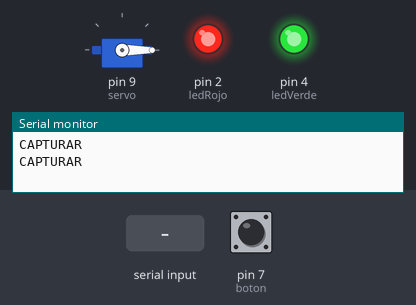
Bench run of a sketch on a simulated Arduino Uno, built with avr-gcc and run on an emulated ATmega328P. Parts: servo, output pins drawn as LEDs (lit = HIGH), the last lines printed to the serial monitor. The inputs (shaded band) are chosen by the test bench; at power-on: pin 7 (boton) HIGH.

Above: at 1.5 s.
1.6 s: "OPEN\n" received over Serial
At 2.6 s:
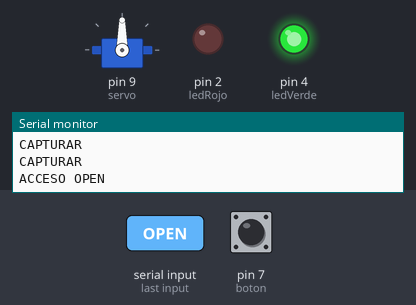
4.6 s: "DENY\n" received over Serial
At 8.0 s:
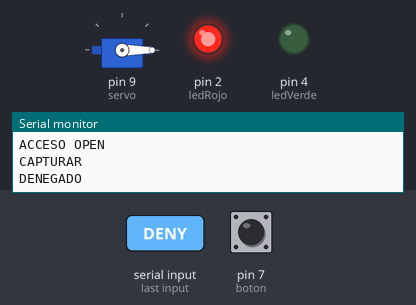
At 13.0 s:
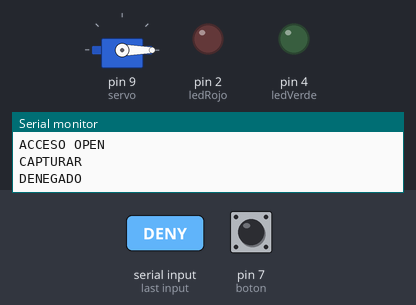
Timing chart, 0 to 13.6 s (numbered marks = the images above; inputs shaded):
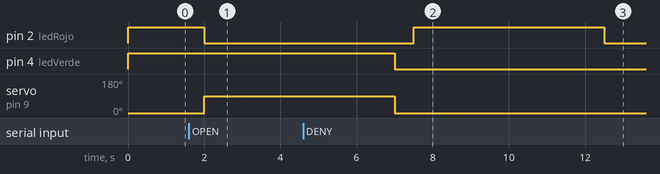

The sketch:

Recon.ino
```cpp
#include <Servo.h>

Servo servo;
int boton = 7;
int ledVerde = 4;
int ledRojo = 2;

int estado=0;

void setup() {
  Serial.begin(9600);
  servo.attach(9);
  pinMode(boton, INPUT_PULLUP);
  pinMode(ledVerde, OUTPUT);
  pinMode(ledRojo, OUTPUT);
  servo.write(0); // puerta cerrada
  digitalWrite(ledVerde, HIGH);
  digitalWrite(ledRojo, HIGH);


}

void loop() {
  // Botón como "timbre"
  if (digitalRead(boton) == LOW) {
    delay(500);
    Serial.println("ESPERANDO");  // Avisar a Python
    estado=0;
  }
  else
  {  delay(500);
    Serial.println("CAPTURAR");  // Avisar a Python
    estado=1;
}

  // Esperar respuesta de Python
  if (Serial.available() > 0) {
    String comando = Serial.readStringUntil('\n');

    if (comando == "OPEN") {
      digitalWrite(ledVerde, HIGH);
      digitalWrite(ledRojo, LOW);
      Serial.println("ACCESO OPEN");
      servo.write(90);   // abrir puerta
      delay(5000);
      servo.write(0);    // cerrar puerta
      digitalWrite(ledVerde, LOW);
    }
    if (comando == "DENY") {
      Serial.println("DENEGADO");
      digitalWrite(ledRojo, HIGH);
      digitalWrite(ledVerde, LOW);
      delay(5000);
      digitalWrite(ledRojo, LOW);
    }
  }
}
```

Measured:
- after the input at 1.6 s, pin 2 (ledRojo): HIGH → LOW after 0.40 s; servo on pin 9 (servo): 0° → 90° after 0.40 s
- after the input at 4.6 s, pin 2 (ledRojo): LOW → HIGH after 2.9 s, → LOW 5.0 s later
